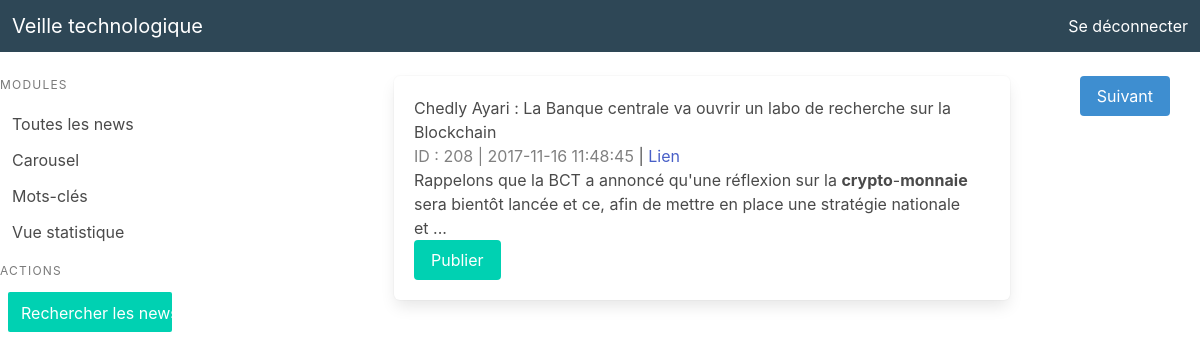
Screenshot of /index.php/admin with the database file from the repository.
### tables this page shows
CREATE TABLE `feeds` (
  `id_feed` int(11) NOT NULL AUTO_INCREMENT,
  `title` varchar(255) DEFAULT NULL,
  `content` text,
  `url` varchar(255) DEFAULT NULL,
  `retrieval_date` datetime DEFAULT NULL,
  `published` tinyint(1) NOT NULL,
  `id_keyword` int(11) NOT NULL,
  PRIMARY KEY (`id_feed`),
  KEY `fk_id_keyword` (`id_keyword`),
  CONSTRAINT `fk_id_keyword` FOREIGN KEY (`id_keyword`) REFERENCES `keywords` (`id_keyword`)
);

### public_html/application/libraries/Template.php (called while the page is built)
<?php  if ( ! defined('BASEPATH')) exit('No direct script access allowed');
class Template
	{
		var $ci;
		function __construct()
			{
				$this->ci =& get_instance();
		}
		function load($tpl_view, $body_view = null, $data = null)
		{
		    if ( ! is_null( $body_view ) )
		        {
		                if ( file_exists( APPPATH.'views/'.$tpl_view.'/'.$body_view ) )
		                        {
		                                    $body_view_path = $tpl_view.'/'.$body_view;
		                                            }
		                                                    else if ( file_exists( APPPATH.'views/'.$tpl_view.'/'.$body_view.'.php' ) )
		                                                            {
		                                                                        $body_view_path = $tpl_view.'/'.$body_view.'.php';
		                                                                                }
		                                                                                        else if ( file_exists( APPPATH.'views/'.$body_view ) )
		                                                                                                {
		                                                                                                            $body_view_path = $body_view;
		                                                                                                                    }
		                                                                                                                            else if ( file_exists( APPPATH.'views/'.$body_view.'.php' ) )
		                                                                                                                                    {
		                                                                                                                                                $body_view_path = $body_view.'.php';
		                                                                                                                                                        }
		                                                                                                                                                                else
		                                                                                                                                                                        {
		                                                                                                                                                                                    show_error('Unable to load the requested file: ' . $tpl_name.'/'.$view_name.'.php');
		                                                                                                                                                                                            }
		                                                                                                                                                                                                             $body = $this->ci->load->view($body_view_path, $data, TRUE);
		                                                                                                                                                                                                                              if ( is_null($data) )
		                                                                                                                                                                                                                                      {
		                                                                                                                                                                                                                                                  $data = array('body' => $body);
		                                                                                                                                                                                                                                                          }
		                                                                                                                                                                                                                                                                  else if ( is_array($data) )
		                                                                                                                                                                                                                                                                          {
		                                                                                                                                                                                                                                                                                      $data['body'] = $body;
		                                                                                                                                                                                                                                                                                              }
		                                                                                                                                                                                                                                                                                                      else if ( is_object($data) )
		                                                                                                                                                                                                                                                                                                              {
		                                                                                                                                                                                                                                                                                                                          $data->body = $body;
		                                                                                                                                                                                                                                                                                                                                  }
		                                                                                                                                                                                                                                                                                                                                      }
		                                                                                                                                                                                                                                                                                                                                               $this->ci->load->view('templates/'.$tpl_view, $data);
		                                                                                                                                                                                                                                                                                                                                               }
	}

### public_html/application/controllers/Admin.php (called while the page is built, shortened)
<?php
class Admin extends CI_Controller {
	public function index()
	{
		$data['classe'] = $this->router->class;
		$data['news'] = $this->news_model->getAllNews();
		$this->template->load('admin','waitlist_view',$data);
	}
}

### public_html/index.php (called while the page is built, shortened)
<?php
require_once BASEPATH.'core/CodeIgniter.php';

### public_html/application/models/News_model.php (called while the page is built, shortened)
<?php
class News_model extends CI_model {
	public function getAllNews(){
		$news = array();
		$this->db->select('*');
		$this->db->from('feeds');
		$this->db->join('keywords', 'feeds.id_keyword = keywords.id_keyword');
		$this->db->order_by('feeds.retrieval_date', 'ASC');
		$results = $this->db->get();
		foreach($results->result() as $row){
			$news[] = array(
				'id_feed' => $row->id_feed,
				'title' => $row->title,
				'content' => $row->content,
				'url' => $row->url,
				'retrieval_date' => $row->retrieval_date,
				'published' => $row->published,
				'id_keyword' => $row->id_keyword,
				'keyword' => $row->word,
				'rss_url' => $row->rss_url,
			);
		}
		return $news;
	}
}
?>

### public_html/application/views/waitlist_view.php (the view, shortened to what this page needs)
<div class="columns">
	<div class="column is-2">
	</div>
	<div class="column is-8">
<?php
	foreach ($news as $article) {
		if($article['published']==0){
			echo
				'<div class="box news" style="display:none;" id="'.$article['id_feed'].'">
					<h1>'.$article['title'].'</h1>
					<p>
						<span style="color:grey;">ID : '.$article['id_feed'].' | '.$article['retrieval_date'].'</span> | <a href="'.$article['url'].'" target="_blank">Lien</a>
					</p>
					<p>
						'.$article['content'].'
					</p>
					<button class="button is-centered is-primary publish" value="'.$article['id_feed'].'">Publier</button>
				</div>';
		}
	}
?>
	</div>
	<div class="column is-2">
		<button class="button is-info is-pulled-right" id="next">Suivant</button>
	</div>
</div>

### rows the page displays
feeds: title "Chedly Ayari : La Banque centrale va ouvrir un labo de recherche sur la Blockchain", id_feed "208", retrieval_date "2017-11-16 11:48:45", content "Rappelons que la BCT a annoncé qu'une réflexion sur la crypto - monnaie sera bientôt lancée et ce, afin de mettre en place une stratégie nationale et ..."
